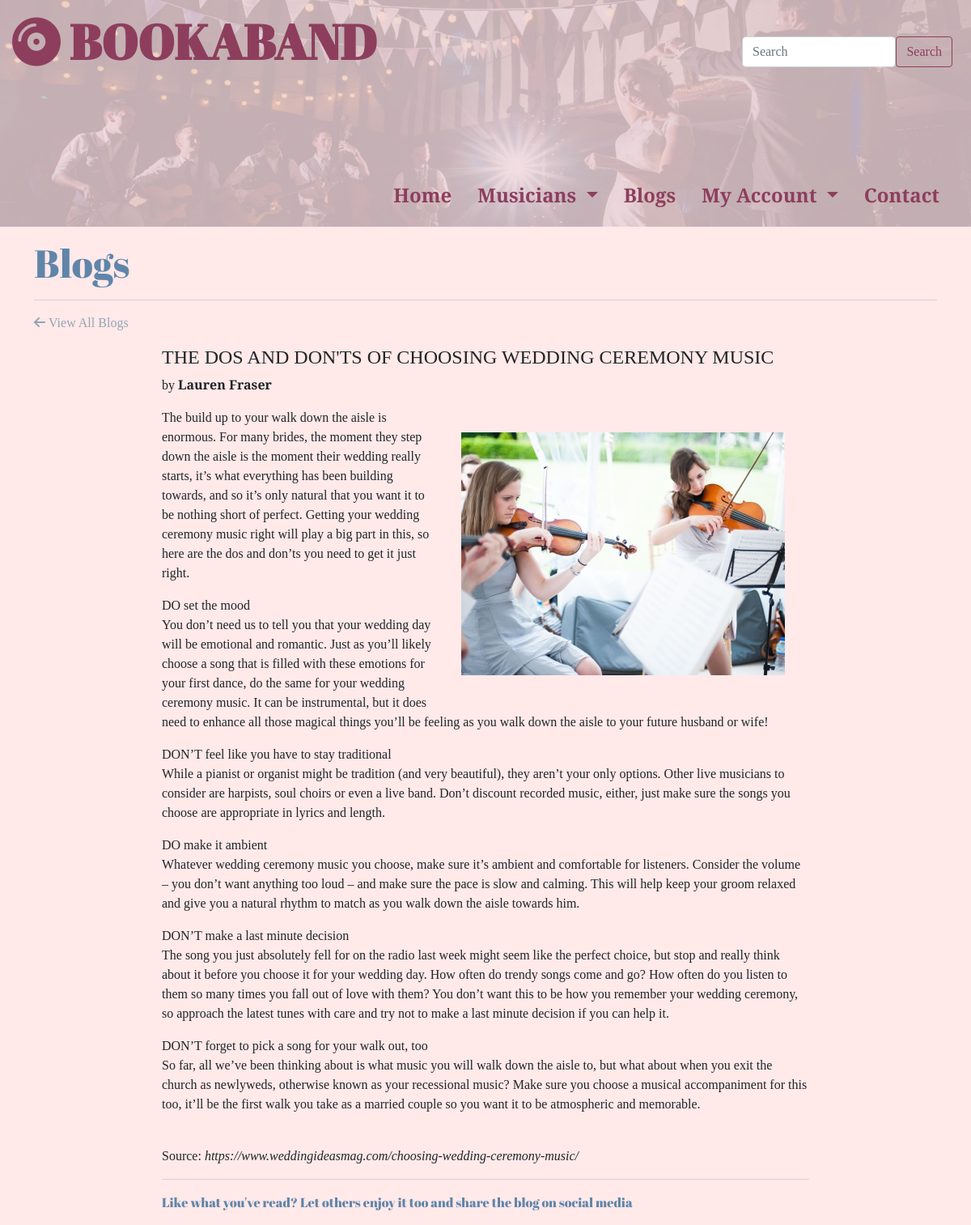
Screenshot of /blogs/1/ with the database file from the repository.
### blogs/models.py (models this page shows, shortened)
class Blog(models.Model):
    title = models.CharField(max_length=100, null=False, blank=False)
    content = models.TextField(null=False, blank=False)
    image = models.ImageField(null=True, blank=True)
    author = models.CharField(max_length=30, null=False, blank=False)
    source = models.URLField()
    created_at = models.DateTimeField(auto_now_add=True)
    updated_at = models.DateTimeField(auto_now=True)

### blogs/views.py (the view)
# urls.py: path('<int:blog_id>/', views.read_blog, name='read_blog')
def read_blog(request, blog_id):
    blog = get_object_or_404(Blog, pk=blog_id)
    context = {
        'blog': blog,
    }
    return render(request, 'blogs/read-blog.html', context)

### blogs/templates/blogs/read-blog.html (shortened to what this page needs)
{% extends "base.html" %}
{% load static %}
{% load social_share %}
{% block page_header %}
<h2 class="text-d-blue pt-3 ">Blogs</h2>
<hr>
{% endblock %}
{% block content %}
<a href="{% url 'all_blogs' %}" class="unstyled-link back-link">
    <i class="fas fa-arrow-left pe-1"></i>View All Blogs
</a>
<div class="blog-content">
    <h4 class="subheading text-uppercase mt-3">
        {{ blog.title }}
    </h4>
    <p>
        by <strong>{{ blog.author }}</strong>
    </p>
    <img src="{{ blog.image.url }}" alt="{{ blog.title }}" class="blog-img float-end">
    <p>{{ blog.content| linebreaks }}</p>
    <br>
    <p>Source: <a href="{{ blog.source }}" class="unstyled-link"><em>{{ blog.source }}</em></a></p>
    <hr>
    <div class="row">
        <p class="blog-social text-d-blue">Like what you've read? Let others enjoy it too and share the blog on social
            media</p>
    </div>
</div>
{% endblock %}

### static/css/base.css (style rules this page uses)
html { height: 100%; }
body { font-family: 'Playfair Display', serif; background: #ffe9e9; }
.text-d-blue { color: #6085A9; }
hr { color: #6085A9; border: 0; margin: 16px 0px; }
.unstyled-link { text-decoration: none; color: inherit; }
.back-link { color: #93A5B4; }
h2 { font-family: 'Abril Fatface', cursive; font-size: 48px; }
.subheading { font-size: 24px; }
.blog-img { height: 300px; margin: 30px; }
.blog-content { max-width: 800px; margin: 0 auto; }
.blog-social { font-family: 'Abril Fatface', cursive; }

### rows the page displays
Blog: title "THE DOS AND DON'TS OF CHOOSING WEDDING CEREMONY MUSIC", author "Lauren Fraser", image (picture), content "The build up to your walk down the aisle is enormous. For many brides, the moment they step down the aisle is the moment their wedding really starts, it’s what everything has been building towards, and so it’s only natural that you want it to be nothing short of perfect. Getting your wedding ceremony music right will play a big part in this, so here are the dos and don’ts you need to get it just right. DO set the mood You don’t need us to tell you that your wedding day will be emotional and romantic. Just as you’ll likely choose a song that is filled with these emotions for your first dance, do the same for your wedding ceremony music. It can be instrumental, but it does need to enhance all…", source "https://www.weddingideasmag.com/choosing-wedding-ceremony-music/"
